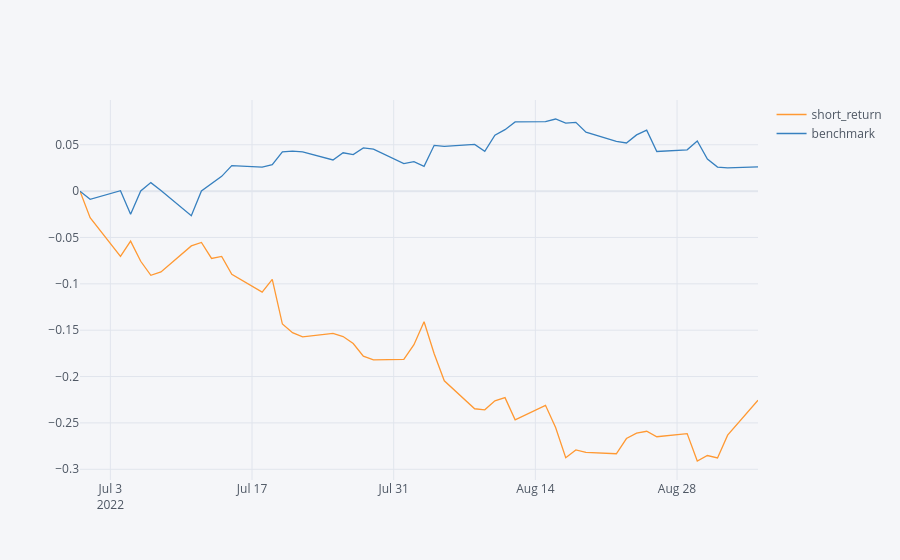

Source (notebook cell):
### Markdown cell above
# Max Drawdown

### Code cell
drawdown_periods = [
    {'name': 'Period 1', 'start': '2022-06-30', 'end': '2022-09-05'},
    # {'name': 'Period 2', 'start': '2022-10-28', 'end': '2022-12-06	'},
]

def calculate_metrics(data):
    display(pd.concat({"CAGR(%)":data.mean() * 252 *100,
        'Sharpe' : data.mean() / data.std()*252**0.5,
        'Sortino': data.mean() / data[data < 0].std()*252**0.5,
        'Calmar':data.cagr() / abs(data.max_drawdown()),
        'MDD(%)' : data.max_drawdown()*100,
        '樣本勝率(%)' : data.apply(lambda X:((X.dropna()>0).sum() / X.dropna().shape[0])*100),
        '周勝率(%)' : data.apply(lambda X:((X.dropna().add(1).resample('W').prod().sub(1)>0).sum() / X.dropna().add(1).resample('W').prod().sub(1).dropna().shape[0])*100),
        '月勝率(%)' : data.apply(lambda X:((X.dropna().add(1).resample('ME').prod().sub(1)>0).sum() / X.dropna().add(1).resample('ME').prod().sub(1).shape[0])*100),
        '年勝率(%)' : data.apply(lambda X:((X.dropna().add(1).resample('YE').prod().sub(1)>0).sum() / X.dropna().add(1).resample('YE').prod().sub(1).shape[0])*100),
        '預期報酬(bps)':((1 + data).prod() ** (1 / len(data)) - 1)*10000,
        "avg_win(%)": data.apply(lambda X: X[X > 0].mean() * 100),
        "avg_loss(%)": data.apply(lambda X: X[X < 0].mean() * 100),
        'avg_win/avg_loss' : data.apply(lambda X:(X[X > 0].mean() / abs(X[X < 0].mean()))),
        '平均交易報酬(%)': data.apply(lambda x: (x[x != 0].mean()) * 100),
        'profit_factor' : data.profit_factor(),
        },axis = 1).round(2)) 

for period in drawdown_periods:
    period_data = bt_ret.loc[period['start']:period['end']]
    # period_data = period_data.drop(columns=['ls_return'])
    print(f"Performance Metrics for {period['start']} to {period['end']}")
    metrics = calculate_metrics(period_data)
    display(metrics)

cumulative_returns = bt_ret[['short_return', 'benchmark']].cumsum().ffill()

for i, period in enumerate(drawdown_periods):
    start, end = period['start'], period['end']

    period_data = cumulative_returns.loc[start:end]
    period_data = period_data - period_data.iloc[0]  
    period_data.iplot()

### Figure 1 — Plotly figure (JSON) as saved in the notebook; plotly's stock layout.template omitted (floating-point values rounded to 4 significant figures)
{"data": [{"line": {"color": "rgba(255, 153, 51, 1.0)", "dash": "solid", "shape": "linear", "width": 1.3}, "mode": "lines", "name": "short_return", "text": "", "type": "scatter", "x": ["2022-06-30", "2022-07-01", "2022-07-04", "2022-07-05", "2022-07-06", "2022-07-07", "2022-07-08", "2022-07-11", "2022-07-12", "2022-07-13", "2022-07-14", "2022-07-15", "2022-07-18", "2022-07-19", "2022-07-20", "2022-07-21", "2022-07-22", "2022-07-25", "2022-07-26", "2022-07-27", "2022-07-28", "2022-07-29", "2022-08-01", "2022-08-02", "2022-08-03", "2022-08-04", "2022-08-05", "2022-08-08", "2022-08-09", "2022-08-10", "2022-08-11", "2022-08-12", "2022-08-15", "2022-08-16", "2022-08-17", "2022-08-18", "2022-08-19", "2022-08-22", "2022-08-23", "2022-08-24", "2022-08-25", "2022-08-26", "2022-08-29", "2022-08-30", "2022-08-31", "2022-09-01", "2022-09-02", "2022-09-05"], "y": [0, -0.02862, -0.07035, -0.05392, -0.07564, -0.09079, -0.08709, -0.05909, -0.05538, -0.07263, -0.07044, -0.0896, -0.109, -0.09511, -0.1433, -0.1526, -0.1572, -0.1534, -0.1568, -0.1644, -0.1781, -0.1821, -0.1816, -0.1657, -0.1408, -0.1754, -0.2045, -0.2347, -0.2359, -0.2261, -0.2228, -0.2466, -0.2311, -0.2551, -0.2875, -0.2791, -0.2819, -0.2833, -0.2669, -0.261, -0.2591, -0.2649, -0.2615, -0.2911, -0.2852, -0.2879, -0.2633, -0.2255]}, {"line": {"color": "rgba(55, 128, 191, 1.0)", "dash": "solid", "shape": "linear", "width": 1.3}, "mode": "lines", "name": "benchmark", "text": "", "type": "scatter", "x": ["2022-06-30", "2022-07-01", "2022-07-04", "2022-07-05", "2022-07-06", "2022-07-07", "2022-07-08", "2022-07-11", "2022-07-12", "2022-07-13", "2022-07-14", "2022-07-15", "2022-07-18", "2022-07-19", "2022-07-20", "2022-07-21", "2022-07-22", "2022-07-25", "2022-07-26", "2022-07-27", "2022-07-28", "2022-07-29", "2022-08-01", "2022-08-02", "2022-08-03", "2022-08-04", "2022-08-05", "2022-08-08", "2022-08-09", "2022-08-10", "2022-08-11", "2022-08-12", "2022-08-15", "2022-08-16", "2022-08-17", "2022-08-18", "2022-08-19", "2022-08-22", "2022-08-23", "2022-08-24", "2022-08-25", "2022-08-26", "2022-08-29", "2022-08-30", "2022-08-31", "2022-09-01", "2022-09-02", "2022-09-05"], "y": [0, -0.008786, 0.000508, -0.02484, 0.000242, 0.009189, 0.000616, -0.02657, 0.00024, 0.008187, 0.01595, 0.02757, 0.02583, 0.0285, 0.04237, 0.04315, 0.04228, 0.03361, 0.04136, 0.03937, 0.04664, 0.04541, 0.02976, 0.03178, 0.02672, 0.04943, 0.04839, 0.05038, 0.04298, 0.06031, 0.06631, 0.0747, 0.07491, 0.07782, 0.07338, 0.07416, 0.06354, 0.05375, 0.05198, 0.06066, 0.06582, 0.04277, 0.0446, 0.05409, 0.03464, 0.02594, 0.02512, 0.02622]}], "layout": {"legend": {"bgcolor": "#F5F6F9", "font": {"color": "#4D5663"}}, "paper_bgcolor": "#F5F6F9", "plot_bgcolor": "#F5F6F9", "title": {"font": {"color": "#4D5663"}}, "xaxis": {"gridcolor": "#E1E5ED", "showgrid": true, "tickfont": {"color": "#4D5663"}, "title": {"font": {"color": "#4D5663"}, "text": ""}, "zerolinecolor": "#E1E5ED"}, "yaxis": {"gridcolor": "#E1E5ED", "showgrid": true, "tickfont": {"color": "#4D5663"}, "title": {"font": {"color": "#4D5663"}, "text": ""}, "zerolinecolor": "#E1E5ED"}}}
